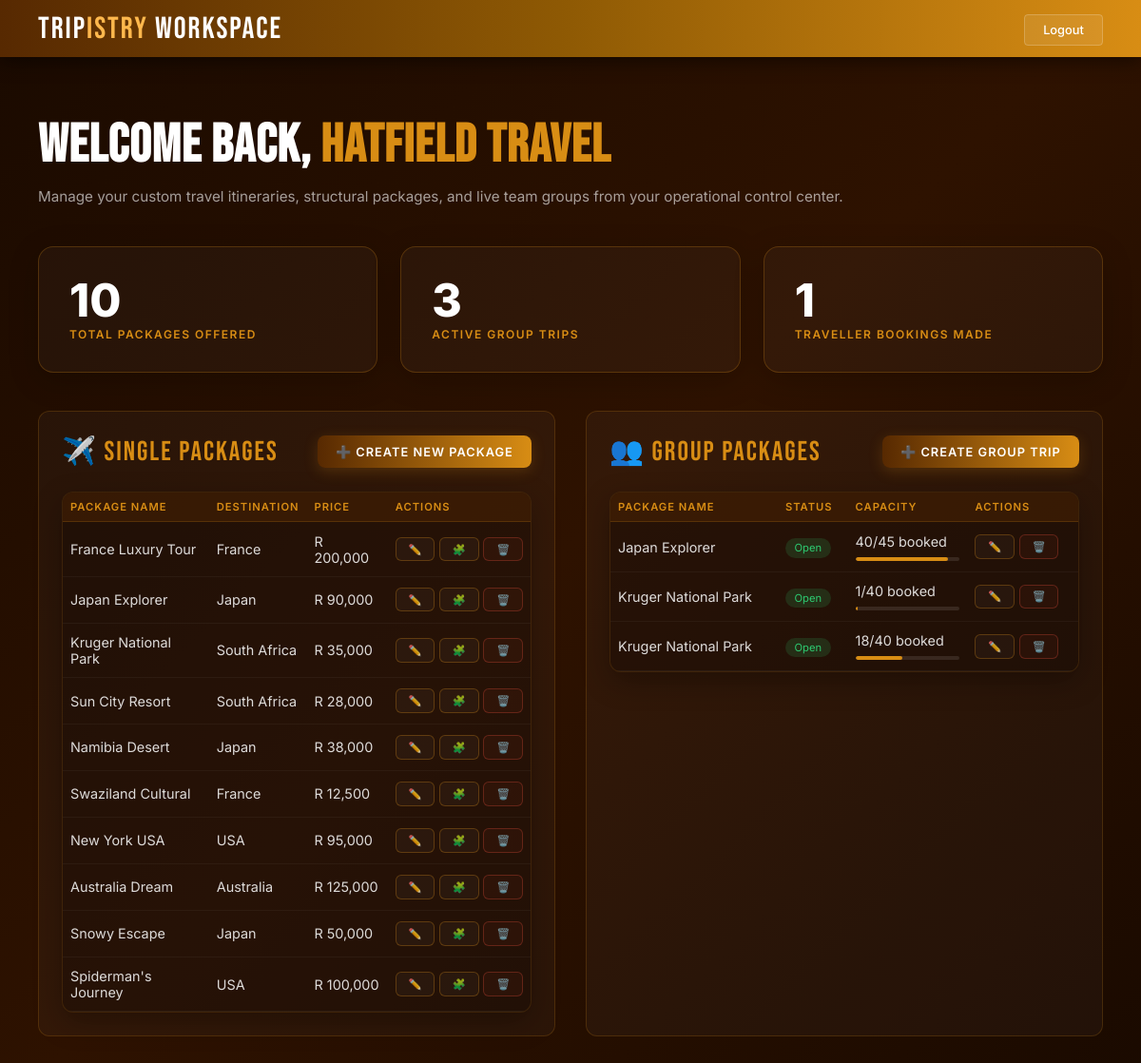
The page /agency/dashboard.php (signed in) on the database its author committed.
### tables this page shows
CREATE TABLE `user_account` (
  `account_ID` int(11) NOT NULL,
  `traveler_ID` int(11) DEFAULT NULL,
  `username` varchar(50) DEFAULT NULL,
  `password` varchar(255) DEFAULT NULL,
  `email` varchar(100) DEFAULT NULL,
  `role` enum('traveller','agency') NOT NULL DEFAULT 'traveller',
  `agency_ID` int(11) DEFAULT NULL,
  `agency_name` varchar(100) DEFAULT NULL
);

CREATE TABLE `travel_package` (
  `package_ID` int(11) NOT NULL,
  `package_name` varchar(100) DEFAULT NULL,
  `agency_ID` int(11) DEFAULT NULL,
  `flight_ID` int(11) DEFAULT NULL,
  `accomodation_ID` int(11) DEFAULT NULL,
  `total_cost_price` int(11) DEFAULT NULL,
  `duration` date DEFAULT NULL
);

CREATE TABLE `flight` (
  `flight_ID` int(11) NOT NULL,
  `airline_ID` int(11) DEFAULT NULL,
  `country` varchar(100) DEFAULT NULL,
  `flight_duration` int(11) DEFAULT NULL,
  `flight_date` date DEFAULT NULL,
  `is_domestic` tinyint(1) DEFAULT NULL,
  `is_international` tinyint(1) DEFAULT NULL
);

CREATE TABLE `group_booking` (
  `group_booking_ID` int(11) NOT NULL,
  `package_ID` int(11) NOT NULL,
  `agency_ID` int(11) NOT NULL,
  `traveler_ID` int(11) DEFAULT NULL,
  `destination` varchar(255) DEFAULT NULL,
  `status` enum('Open','Full','Departing','Completed','Cancelled') DEFAULT 'Open',
  `price_per_person` decimal(10,2) NOT NULL,
  `max_capacity` int(11) NOT NULL,
  `current_capacity` int(11) DEFAULT 1,
  `departure_date` date NOT NULL,
  `return_date` date DEFAULT NULL,
  `booking_date` date DEFAULT curdate(),
  `payment_status` enum('Pending','Paid','Refunded') DEFAULT 'Pending',
  `description` text DEFAULT NULL
);

### agency/dashboard.php (the view, shortened to what this page needs)
<?php
$pdo       = get_db();
$agency_id = $_SESSION['agency_id'];
$stmt = $pdo->prepare(
    'SELECT ua.agency_name, ua.email, a.city, a.phone_number
     FROM user_account ua
     JOIN agency a ON a.agency_ID = ua.agency_ID
     WHERE ua.agency_ID = ?'
);
$stmt->execute([$agency_id]);
$agency = $stmt->fetch();
$stmt = $pdo->prepare('SELECT COUNT(*) FROM travel_package WHERE agency_ID = ?');
$stmt->execute([$agency_id]);
$total_packages = (int)$stmt->fetchColumn();
$stmt = $pdo->prepare('SELECT COUNT(*) FROM group_booking WHERE agency_ID = ?');
$stmt->execute([$agency_id]);
$total_groups = (int)$stmt->fetchColumn();
$stmt = $pdo->prepare('SELECT COUNT(*) FROM solo_booking WHERE agency_ID = ?');
$stmt->execute([$agency_id]);
$total_bookings = (int)$stmt->fetchColumn();
$pkgs = $pdo->prepare('
    SELECT tp.*, tp.package_name, f.country AS flight_dest, f.flight_date,
           ac.city AS accomm_city, ac.cost_per_night,
           (SELECT ROUND(AVG(rv.rating_score),1) FROM review rv WHERE rv.package_ID = tp.package_ID) AS avg_review
    FROM travel_package tp
    LEFT JOIN flight f ON tp.flight_ID = f.flight_ID
    LEFT JOIN accomodation ac ON tp.accomodation_ID = ac.accomodation_ID
    WHERE tp.agency_ID = ?
    ORDER BY tp.package_ID ASC
');
$pkgs->execute([$agency_id]);
$packages = $pkgs->fetchAll();
$groups_stmt = $pdo->prepare('
    SELECT gb.*, tp.package_name, tp.total_cost_price as base_price, f.country AS flight_country
    FROM group_booking gb
    LEFT JOIN travel_package tp ON gb.package_ID = tp.package_ID
    LEFT JOIN flight f ON tp.flight_ID = f.flight_ID
    WHERE gb.agency_ID = ?
    ORDER BY gb.group_booking_ID DESC
');
$groups_stmt->execute([$agency_id]);
$group_trips = $groups_stmt->fetchAll();
?>
<!DOCTYPE html>
<html lang="en">
<head>
    <link rel="stylesheet" href="/tripistry/css/agency_dashboard.css">
</head>
<body>
<nav class="nav">
  <a href="/tripistry/agency/dashboard.php" class="nav-brand">Trip<span>istry</span> Workspace</a>
  <div class="nav-links">
    <a href="/tripistry/logout.php" class="btn-logout">Logout</a>
  </div>
</nav>
<div class="main-container">
  <div class="welcome-box">
    <h1>Welcome back, <span><?= htmlspecialchars($agency['agency_name'] ?? 'Agency Partner') ?></span></h1>
    <p>Manage your custom travel itineraries, structural packages, and live team groups from your operational control center.</p>
  </div>
  <div class="stats-grid">
    <div class="stat-card">
      <div class="stat-value"><?= $total_packages ?></div>
      <div class="stat-label">Total Packages Offered</div>
    </div>
    <div class="stat-card">
      <div class="stat-value"><?= $total_groups ?></div>
      <div class="stat-label">Active Group Trips</div>
    </div>
    <div class="stat-card">
      <div class="stat-value"><?= $total_bookings ?></div>
      <div class="stat-label">Traveller Bookings Made</div>
    </div>
  </div>
  <div class="two-column-layout">
    <div class="section-card">
      <div class="section-header">
        <div class="section-title">✈️ Single Packages</div>
        <a href="/tripistry/agency/package_form.php" class="btn-create">➕ Create New Package</a>
      </div>
      <div class="table-wrap" style="margin-top: 0;">
        <?php if (empty($packages)): ?>
          <div class="empty-state">
            No packages currently being offered. <a href="/tripistry/agency/package_form.php">Create one now</a>.
          </div>
        <?php else: ?>
          <table class="mini-table" style="width: 100%; border-collapse: collapse;">
            <thead>
              <tr style="border-bottom: 1px solid rgba(216,141,20,0.2);">
                <th style="text-align: left; padding: 0.5rem; color: #d88d14; font-size: 0.7rem;">Package Name</th>
                <th style="text-align: left; padding: 0.5rem; color: #d88d14; font-size: 0.7rem;">Destination</th>
                <th style="text-align: left; padding: 0.5rem; color: #d88d14; font-size: 0.7rem;">Price</th>
                <th style="text-align: left; padding: 0.5rem; color: #d88d14; font-size: 0.7rem;">Actions</th>
              </tr>
            </thead>
            <tbody>
              <?php foreach ($packages as $p): ?>
              <tr style="border-bottom: 1px solid rgba(255,255,255,0.05);">
                <td style="padding: 0.7rem 0.5rem;"><?= htmlspecialchars($p['package_name'] ?? 'Package #' . $p['package_ID']) ?></td>
                <td style="padding: 0.7rem 0.5rem;"><?= htmlspecialchars($p['flight_dest'] ?? '—') ?></td>
                <td style="padding: 0.7rem 0.5rem;">R <?= number_format($p['total_cost_price']) ?></td>
                <td style="padding: 0.7rem 0.5rem;">
                  <div class="actions" style="display: flex; gap: 0.3rem;">
                    <a class="btn-action btn-sm" href="/tripistry/agency/package_form.php?id=<?= $p['package_ID'] ?>">✏️</a>
                    <a class="btn-action btn-sm" href="/tripistry/agency/package_components.php?id=<?= $p['package_ID'] ?>">🧩</a>
                    <a class="btn-action danger btn-sm" href="/tripistry/agency/package_delete.php?id=<?= $p['package_ID'] ?>"
                       onclick="return confirm('Delete this package?');">🗑️</a>
                  </div>
                </td>
              </tr>
              <?php endforeach; ?>
            </tbody>
          </table>
        <?php endif; ?>
      </div>
    </div>
    <div class="section-card">
      <div class="section-header">
        <div class="section-title">👥 Group Packages</div>
        <a href="/tripistry/agency/group_form.php" class="btn-create">➕ Create Group Trip</a>
      </div>
      <div class="table-wrap" style="margin-top: 0;">
        <?php if (empty($group_trips)): ?>
          <div class="empty-state">
            No group trips created yet. <a href="/tripistry/agency/group_form.php">Create one now</a>.
          </div>
        <?php else: ?>
          <table class="mini-table" style="width: 100%; border-collapse: collapse;">
            <thead>
              <tr style="border-bottom: 1px solid rgba(216,141,20,0.2);">
                <th style="text-align: left; padding: 0.5rem; color: #d88d14; font-size: 0.7rem;">Package Name</th>
                <th style="text-align: left; padding: 0.5rem; color: #d88d14; font-size: 0.7rem;">Status</th>
                <th style="text-align: left; padding: 0.5rem; color: #d88d14; font-size: 0.7rem;">Capacity</th>
                <th style="text-align: left; padding: 0.5rem; color: #d88d14; font-size: 0.7rem;">Actions</th>
              </tr>
            </thead>
            <tbody>
              <?php foreach ($group_trips as $g): ?>
              <tr style="border-bottom: 1px solid rgba(255,255,255,0.05);">
                <td style="padding: 0.7rem 0.5rem;"><?= htmlspecialchars($g['package_name'] ?? 'Package #' . $g['package_ID']) ?></td>
                <td style="padding: 0.7rem 0.5rem;">
                  <span class="badge-<?= strtolower($g['status']) ?>">
                    <?= htmlspecialchars($g['status']) ?>
                  </span>
                </td>
                <td style="padding: 0.7rem 0.5rem;">
                  <?= $g['current_capacity'] ?>/<?= $g['max_capacity'] ?> booked
                  <div class="capacity-bar">
                    <div class="capacity-fill" style="width: <?= ($g['max_capacity'] > 0) ? (($g['current_capacity'] / $g['max_capacity']) * 100) : 0 ?>%;"></div>
                  </div>
                </td>
                <td style="padding: 0.7rem 0.5rem;">
                  <div class="actions" style="display: flex; gap: 0.3rem;">
                    <a class="btn-action btn-sm" href="/tripistry/agency/group_form.php?id=<?= $g['group_booking_ID'] ?>">✏️</a>
                    <a class="btn-action danger btn-sm" href="/tripistry/agency/group_delete.php?id=<?= $g['group_booking_ID'] ?>&pkg=<?= $g['package_ID'] ?>"
                       onclick="return confirm('Delete this group trip?');">🗑️</a>
                  </div>
                </td>
              </tr>
              <?php endforeach; ?>
            </tbody>
          </table>
        <?php endif; ?>
      </div>
    </div>
  </div>
</div>
</body>
</html>

### css/agency_dashboard.css (style rules this page uses)
html, body { margin: 0; padding: 0; min-height: 100vh; }
body { background: linear-gradient(135deg, #1a0a00, #2e1200, #1a0a00); background-attachment: fixed; font-family: 'Inter', sans-serif; color: white; }
.nav { position: fixed; top: 0; left: 0; right: 0; height: 60px; background: linear-gradient(to right, #572901, #8f5a04, #d88d14); display: flex; align-items: center; justify-content: space-between; padding: 0 40px; z-index: 1000; box-shadow: 0 4px 20px rgba(0,0,0,0.5); }
.nav-brand { font-family: 'Bebas Neue', sans-serif; font-size: 2rem; letter-spacing: 2px; color: white; text-decoration: none; }
.nav-brand span { color: #ffb84d; }
.btn-logout { padding: .5rem 1.2rem; background: rgba(255,255,255,0.08); border: 1px solid rgba(255,255,255,0.2); color: white; text-decoration: none; border-radius: 4px; font-size: .8rem; font-weight: 500; transition: all .2s; }
.main-container { max-width: 1200px; margin: 0 auto; padding: 120px 40px 60px 40px; }
.welcome-box h1 { font-family: 'Bebas Neue', sans-serif; font-size: 3.5rem; letter-spacing: 1px; margin: 0 0 .5rem 0; color: white; }
.welcome-box h1 span { color: #d88d14; }
.welcome-box p { color: rgba(255,255,255,0.6); margin: 0; font-size: .95rem; line-height: 1.6; }
.stats-grid { display: grid; grid-template-columns: repeat(auto-fit, minmax(240px, 1fr)); gap: 1.5rem; margin: 2.5rem 0; }
.stat-card { background: rgba(255, 255, 255, 0.03); border: 1px solid rgba(216, 141, 20, 0.25); border-radius: 16px; padding: 2rem; display: flex; flex-direction: column; align-items: flex-start; gap: 0.25rem; box-shadow: 0 8px 32px rgba(0,0,0,0.2); transition: transform 0.2s ease, box-shadow 0.2s ease; }
.stat-value { font-size: 3rem; font-weight: 800; color: white; line-height: 1; }
.stat-label { font-size: 0.75rem; font-weight: 600; color: #d88d14; text-transform: uppercase; letter-spacing: 1.5px; }
.section-title { font-family: 'Bebas Neue', sans-serif; font-size: 2.2rem; letter-spacing: 1px; color: white; margin-bottom: 0; border-bottom: none; padding-bottom: 0; }
.btn-create { display: inline-flex; align-items: center; padding: .6rem 1.2rem; background: linear-gradient(to right, #572901, #d88d14); color: white; text-decoration: none; border-radius: 8px; font-size: .8rem; font-weight: 600; text-transform: uppercase; letter-spacing: 1px; box-shadow: 0 4px 15px rgba(216, 141, 20, 0.2); transition: all 0.2s ease; }
.table-wrap { background: rgba(20,10,5,0.4); border: 1px solid rgba(216,141,20,0.15); border-radius: 12px; overflow: hidden; box-shadow: 0 10px 30px rgba(0,0,0,0.3); }
table { width: 100%; border-collapse: collapse; text-align: left; font-size: .9rem; }
th { background: rgba(87,41,1,0.4); color: #d88d14; font-weight: 600; text-transform: uppercase; font-size: .75rem; letter-spacing: 1px; padding: 1.1rem 1.5rem; border-bottom: 1px solid rgba(216,141,20,0.2); }
td { padding: 1.1rem 1.5rem; border-bottom: 1px solid rgba(255,255,255,0.04); color: rgba(255,255,255,0.85); }
tr:last-child td { border-bottom: none; }
.actions { display: flex; gap: .5rem; }
.btn-action { display: inline-flex; align-items: center; padding: .45rem .9rem; background: rgba(255,255,255,0.03); border: 1px solid rgba(216,141,20,0.3); color: rgba(255,255,255,0.8); text-decoration: none; border-radius: 6px; font-size: .75rem; font-weight: 500; transition: all .2s; }
.btn-action.danger { border-color: rgba(231,76,60,0.3); color: rgba(255,100,100,0.8); background: rgba(231,76,60,0.05); }

### agency/dashboard.php (style rules this page uses)
.two-column-layout { display: grid; grid-template-columns: 1fr 1fr; gap: 2rem; margin-top: 2rem; }
.section-card { background: rgba(255, 255, 255, 0.03); border: 1px solid rgba(216, 141, 20, 0.2); border-radius: 12px; padding: 1.5rem; }
.section-header { display: flex; justify-content: space-between; align-items: center; margin-bottom: 1.5rem; flex-wrap: wrap; gap: 1rem; }
.section-title { font-family: 'Bebas Neue', sans-serif; font-size: 1.8rem; letter-spacing: 2px; color: #d88d14; margin: 0; }
.badge-open { background: rgba(46,204,113,0.15); color: #2ecc71; padding: 0.2rem 0.6rem; border-radius: 20px; font-size: 0.7rem; }
.btn-sm { padding: 0.3rem 0.8rem; font-size: 0.7rem; }
.capacity-bar { width: 100%; height: 4px; background: rgba(255,255,255,0.1); border-radius: 2px; margin-top: 0.5rem; overflow: hidden; }
.capacity-fill { height: 100%; background: #d88d14; border-radius: 2px; }

### rows shown on the page
user_account: agency_name "Hatfield Travel"
travel_package: package_name "France Luxury Tour", flight_ID.country "France", total_cost_price "200,000"
travel_package: package_name "Japan Explorer", flight_ID.country "Japan", total_cost_price "90,000"
travel_package: package_name "Kruger National Park", flight_ID.country "South Africa", total_cost_price "35,000"
travel_package: package_name "Sun City Resort", flight_ID.country "South Africa", total_cost_price "28,000"
travel_package: package_name "Namibia Desert", flight_ID.country "Japan", total_cost_price "38,000"
travel_package: package_name "Swaziland Cultural", flight_ID.country "France", total_cost_price "12,500"
travel_package: package_name "New York USA", flight_ID.country "USA", total_cost_price "95,000"
travel_package: package_name "Australia Dream", flight_ID.country "Australia", total_cost_price "125,000"
travel_package: package_name "Snowy Escape", flight_ID.country "Japan", total_cost_price "50,000"
travel_package: package_name "Spiderman's Journey", flight_ID.country "USA", total_cost_price "100,000"
group_booking: package_ID.package_name "Japan Explorer", status "Open", current_capacity "40", max_capacity "45"
group_booking: package_ID.package_name "Kruger National Park", status "Open", current_capacity "1", max_capacity "40"
group_booking: package_ID.package_name "Kruger National Park", status "Open", current_capacity "18", max_capacity "40"

### other values the page prints
$total_packages "10"
$total_groups "3"
$total_bookings "1"
